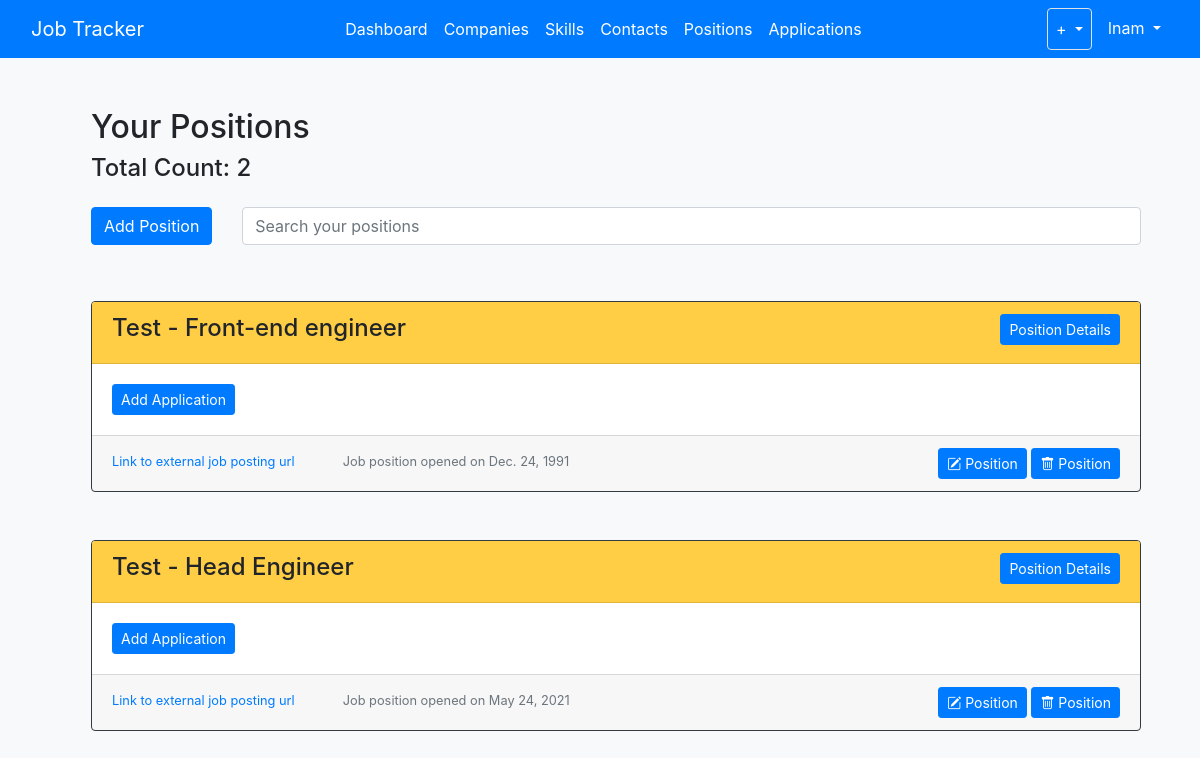
The app's page /positions/ (signed in) with its own data.
### jobs/models.py (models this page shows, shortened)
class Position(models.Model):
	user = models.ForeignKey(
		User,
		on_delete=models.CASCADE,
		default=1
		)
	company = models.ForeignKey(
		Company,
		on_delete=models.CASCADE
		)
	position_title = models.CharField(max_length=100)
	position_url = models.URLField(max_length=1000, null=True)
	date_opened = models.DateField(null=True)
	date_closed = models.DateField(null=True, blank=True, default='')
	skills = models.ManyToManyField(Skill, blank=True)
	job_description = models.TextField(null=True)

class Company(models.Model):
	INDUSTRY_CHOICES = [
		('tech', 'Tech'),
		('ecommerce', 'Ecommerce'),
		('gaming', 'Gaming'),
		('healthcare', 'Healthcare'),
		('pharma', 'Pharmaceutical'),
		('aerospace', 'Aerospace'),
		('fintech', 'FinTech'),
		('nonprofit', 'Nonprofit'),
		('defense', 'Defense'),
		('other', 'Other'),
	]
	user = models.ForeignKey(
		User,
		on_delete=models.CASCADE,
		default=1)
	name = models.CharField(max_length=100)
	careers_url = models.URLField(max_length=1000, null=True, blank=True)
	industry = models.CharField(choices=INDUSTRY_CHOICES, max_length=100, null=True, blank=True)
	def __str__(self):
		return self.name

### jobs/views.py (the view)
# urls.py: path('positions/', PositionListView.as_view(), name='jobs-list-positions'),
class PositionListView(LoginRequiredMixin, ListView):
    model = Position
    template_name = 'jobs/positions.html'
    context_object_name = 'positions'
    fields = ['company', 'position_title', 'position_url', 'date_opened', 'date_closed',
                'skills', 'job_description']
    def get_queryset(self):
        return self.model.objects.filter(user=self.request.user)

### jobs/templates/jobs/positions.html
{% extends "jobs/base.html" %}
{% block content %}
<div class="container h-100 mt-5">
    <div class="container ml-3">
        <div class="row mt-3">
            <div class="col-md-auto">
                <h2>Your Positions</h2>
                <h4>Total Count: {{ positions.count }}</h4>
            </div>
        </div>
        <div class="row mt-3">
            <div class="col-md-auto">
                <button type="button" class="btn btn-primary btn" onclick="location.href='/positions/new'">Add Position</button>
            </div>
            <div class="col">
                <input class="form-control mb-2" id="listSearch" type="text" placeholder="Search your positions">
            </div>
        </div>
    </div>
    <div class="container positions mt-5 ml-3 mb-5">
        {% for position in positions %}
        <div class="card mb-5 border-dark searchable">
            <div class="card-header position-card">
                <div class="row">
                    <div class="col-md-8">
                        <h4 class="card-title mb-2">{{ position.company }} - {{ position.position_title }}</h4>
                    </div>
                    <div class="col-md-4 text-right">
                        <a class="btn btn-sm btn-primary" href="{% url 'jobs-position-details' position.id %}" role="button">Position Details</a>
                    </div>
                </div>
            </div>
            <div class="card-body">
                <div class="row">
                    <div class="col">
                        {% for app in position.application_set.all %}
                        <div class="mt">
                            <p><strong>Applications for this position: </strong><a href="{% url 'jobs-detail-application' app.id %}" role="button"><span class="badge badge-pill bg-success text-white">You applied for this position</span></a></p>
                        </div>
                        {% empty %}
                        <div class="mt">
                            <a class="btn btn-sm btn-primary" href="{% url 'jobs-new-application' %}?position={{ position.id }}">Add Application</a>
                        </div>
                        {% endfor %}
                    </div>
                </div>
            </div>
            <div class="card-footer">
                <div class="row">
                    <div class="col-8">
                        <span class="card-text"><small class="text-muted"><a href="{{ position.position_url }}" class="mr-5">Link to external job posting url</a>Job position opened on {{ position.date_opened }}</small></span>
                    </div>
                    <div class="col text-right">
                        <a class="btn btn-sm btn-primary" href="{% url 'jobs-update-position' position.id %}" role="button"><i class="bi bi-pencil-square"></i> Position</a>
                        <a class="btn btn-sm btn-primary" href="{% url 'jobs-delete-position' position.id %}" role="button"><i class="bi bi-trash"></i> Position</a>
                    </div>
                </div>
            </div>
        </div>
        {% endfor %}
    </div>
</div>
{% endblock content %}

### jobs/templates/jobs/base.html (shortened to what this page needs)
{% load static %}
<!DOCTYPE html>
<html>
<head>
    <link rel="stylesheet" href="https://cdn.jsdelivr.net/npm/bootstrap@4.5.3/dist/css/bootstrap.min.css">
    <link rel="stylesheet" type="text/css" href="{% static 'jobs/style.css' %}">
	<link rel="stylesheet" href="https://ajax.googleapis.com/ajax/libs/jqueryui/1.12.1/themes/smoothness/jquery-ui.css">
	<link rel="stylesheet" href="https://cdn.jsdelivr.net/npm/bootstrap-icons@1.5.0/font/bootstrap-icons.css">
</head>
<body class="h-100 bg-light full-page">
	<nav class="navbar navbar-expand-lg navbar-dark bg-primary fixed-top">
		<div class="container-fluid">
			<a class="navbar-brand" href="/">Job Tracker</a>
			<div class="collapse navbar-collapse" id="expandMenu">
				<ul class="navbar-nav mr-auto">
					{% if request.user.is_authenticated %}
					<li class="nav-item">
						<a class="nav-link active" aria-current="page" href="/">Dashboard</a>
					</li>
					<li class="nav-item">
						<a class="nav-link active" href="{% url 'jobs-companies' %}">Companies</a>
					</li>
					<li class="nav-item">
						<a class="nav-link active" href="{% url 'jobs-list-skill' %}">Skills</a>
					</li>
					<li class="nav-item">
						<a class="nav-link active" href="/contacts">Contacts</a>
					</li>
					<li class="nav-item">
						<a class="nav-link active" href="{% url 'jobs-list-positions' %}">Positions</a>
					</li>
					<li class="nav-item">
						<a class="nav-link active" href="{% url 'jobs-list-applications' %}">Applications</a>
					</li>
					{% endif %}
				</ul>
				<ul class="navbar-nav">
					{% if request.user.is_authenticated %}
					<li class="dropdown border rounded">
						<a class="nav-link active dropdown-toggle" href="#" id="navbarDropdownMenuLink" role="button" data-bs-toggle="dropdown" aria-expanded="false"> + </a>
					</li>
					<li class="dropdown ml-2">
						<a class="nav-link active dropdown-toggle" href="#" id="navbarDropdownMenuLink" role="button" data-bs-toggle="dropdown" aria-expanded="false"> {{ request.user.username }} </a>
					</li>
					{% endif %}
				</ul>
			</div>
		</div>
	</nav>
	<div class="container bg-light rounded">
		{% block content %}{% endblock %}
	</div>
</body>
</html>

### jobs/static/jobs/style.css (style rules this page uses)
body { padding-top: 60px; }

### jobs/templates/jobs/base.html (style rules this page uses)
.position-card { background-color: #FFCE44; }

### records on screen
Position: company "Test", position_title "Front-end engineer", date_opened "Dec. 24, 1991"
Position: company "Test", position_title "Head Engineer", date_opened "May 24, 2021"

### other values on screen
{{ request.user.username }} "lnam"
{{ positions.count }} "2"
